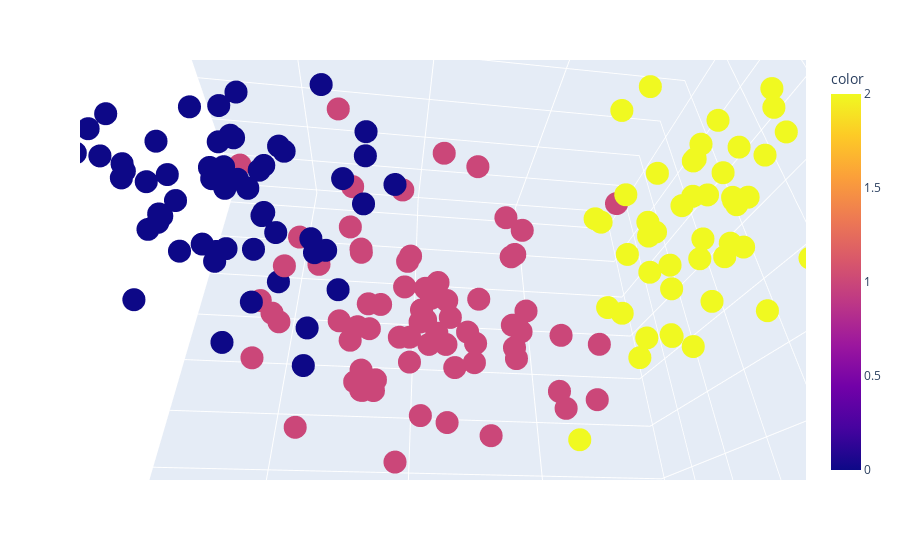

Notebook source saved alongside this figure:
### Code cell
#ad=plt.scatter?
#df = px.data.iris()
fig = px.scatter_3d(z, z[:,0], z[:,1], z[:,2],color=Y)
fig.show()
#so we can see the 3D and see that if we have 1 neighbour, it will tell the class
#because all the classes are perfectly seperated
#this is just double checking to see that KNN=1 is actually correct

### Figure 1 — Plotly figure (JSON) as saved in the notebook; plotly's stock layout.template omitted (floating-point values rounded to 4 significant figures; data arrays with more than 128 entries replaced by an {"elided": "..."} marker saying what was removed)
{"data": [{"hovertemplate": "x=%{x}<br>y=%{y}<br>z=%{z}<br>color=%{marker.color}<extra></extra>", "legendgroup": "", "marker": {"color": {"elided": "178 int values"}, "coloraxis": "coloraxis", "symbol": "circle"}, "mode": "markers", "name": "", "scene": "scene", "showlegend": false, "type": "scatter3d", "x": {"elided": "178 float values"}, "y": {"elided": "178 float values"}, "z": {"elided": "178 float values"}}], "layout": {"autosize": true, "coloraxis": {"colorbar": {"title": {"text": "color"}}, "colorscale": [[0, "#0d0887"], [0.1111, "#46039f"], [0.2222, "#7201a8"], [0.3333, "#9c179e"], [0.4444, "#bd3786"], [0.5556, "#d8576b"], [0.6667, "#ed7953"], [0.7778, "#fb9f3a"], [0.8889, "#fdca26"], [1, "#f0f921"]]}, "legend": {"tracegroupgap": 0}, "margin": {"t": 60}, "scene": {"aspectmode": "auto", "aspectratio": {"x": 1.087, "y": 0.8832, "z": 1.042}, "camera": {"center": {"x": 0, "y": 0, "z": 0}, "eye": {"x": -0.08064, "y": -0.7044, "z": -0.4527}, "projection": {"type": "perspective"}, "up": {"x": 0, "y": 0, "z": 1}}, "domain": {"x": [0, 1], "y": [0, 1]}, "xaxis": {"title": {"text": "x"}, "type": "linear"}, "yaxis": {"title": {"text": "y"}, "type": "linear"}, "zaxis": {"title": {"text": "z"}, "type": "linear"}}}}
